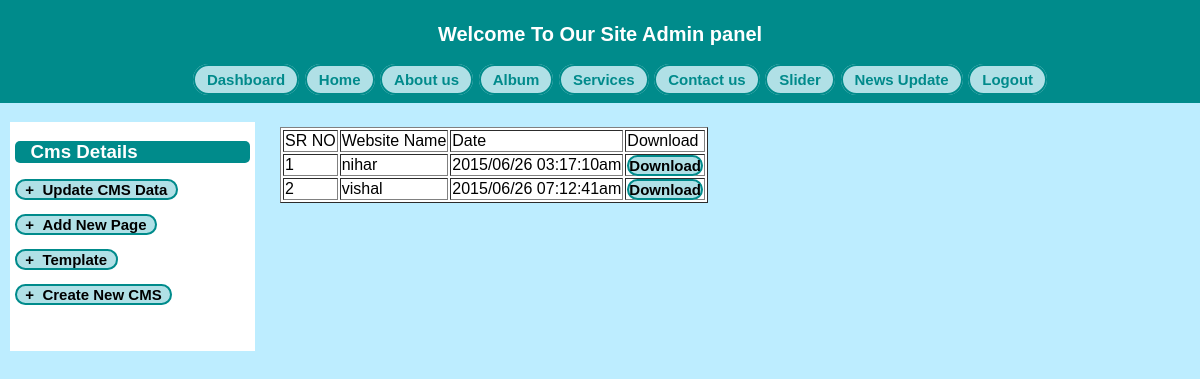
Page /admin/wsname.php (signed in) on the committed database.
### tables this page shows
CREATE TABLE IF NOT EXISTS `wsname` (
  `id` int(11) NOT NULL AUTO_INCREMENT,
  `name` varchar(50) NOT NULL,
  `web_date` varchar(50) NOT NULL,
  PRIMARY KEY (`id`)
);

### admin/wsname.php (the view, shortened to what this page needs)
 <?php
include("header.php");
include("product_box.php");
?>
		<table border="1">
		<tr>
		<td>SR NO</td>
		<td>Website Name</td>
		<td>Date </td>
		<td>Download </td>
		</tr>
<?php
	$query="select * from wsname";
	$result=mysql_query($query);
	while($row=mysql_fetch_array($result))
	{
		?>
		<tr>
		<td><?php echo $row[0] ?></td>
		<td><?php echo $row[1] ?></td>
		<td><?php echo $row[2] ?></td>
		<td><a href="zipfile/<?php echo $row[1]?>.zip">Download</a></td>
		</tr>
<?php
		}
?>
</table>

### admin/adminstyle.css (style rules this page uses)
body { font-family: Arial, Helvetica, sans-serif; background-color:#BDEDFF; margin:0 auto; }
table { background-color:#FFFFFF; }
td { font-family: Arial, Helvetica, sans-serif; }
a { background:powderblue; color:black; cusrsor:pointer; text-decoration:none; font-weight:bold; font-size:15px; border:2px solid darkcyan;border-radius:20px; }

### rows in the picture
wsname: id "1", name "nihar", web_date "2015/06/26 03:17:10am"
wsname: id "2", name "vishal", web_date "2015/06/26 07:12:41am"
